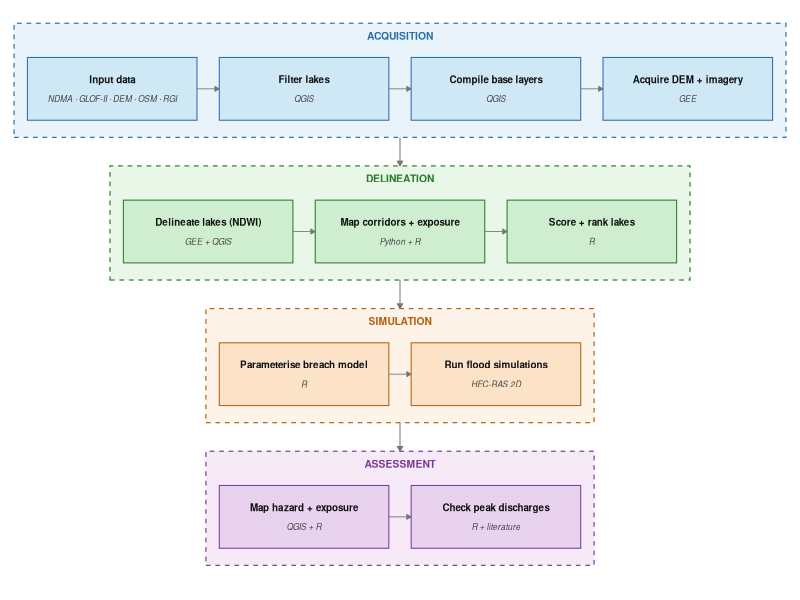
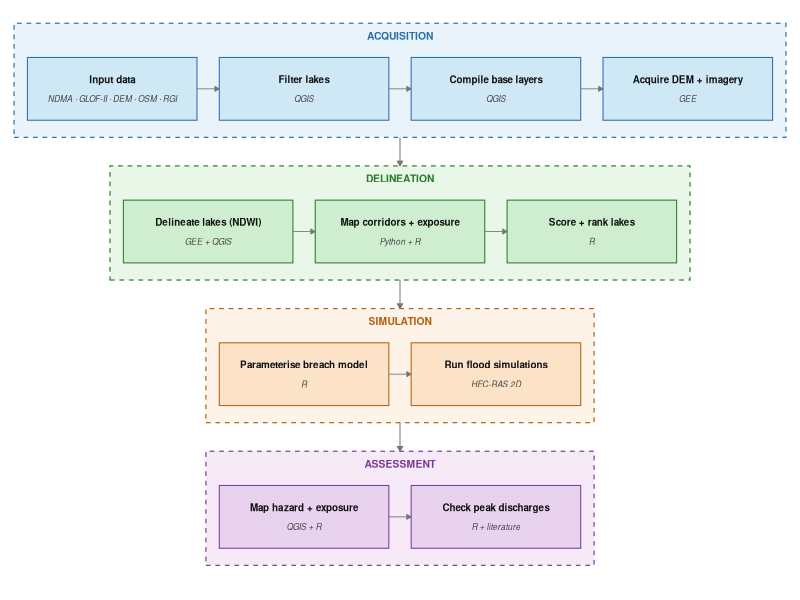

Reproduce these figures in R, in order.
# Workflow diagram

library(ggplot2)
library(dplyr)
library(tibble)

steps <- tribble(
  ~phase,        ~phase_id, ~step_id, ~label,                      ~tool,
  "Acquisition",  1,         1,        "Input data",                "NDMA · GLOF-II · DEM · OSM · RGI",
  "Acquisition",  1,         2,        "Filter lakes",              "QGIS",
  "Acquisition",  1,         3,        "Compile base layers",       "QGIS",
  "Acquisition",  1,         4,        "Acquire DEM + imagery",     "GEE",
  "Delineation",  2,         5,        "Delineate lakes (NDWI)",    "GEE + QGIS",
  "Delineation",  2,         6,        "Map corridors + exposure",  "Python + R",
  "Delineation",  2,         7,        "Score + rank lakes",        "R",
  "Simulation",   3,         8,        "Parameterise breach model", "R",
  "Simulation",   3,         9,        "Run flood simulations",     "HEC-RAS 2D",
  "Assessment",   4,         10,       "Map hazard + exposure",     "QGIS + R",
  "Assessment",   4,         11,       "Check peak discharges",     "R + literature"
)

box_w    <- 38
box_h    <- 11
gap_x    <- 5
gap_y    <- 14    # vertical space between phase panels
pad      <- 3     # padding inside phase panel around boxes
canvas_w <- 174   # mm — well centre each phase row to this

steps <- steps |>
  group_by(phase_id) |>
  mutate(
    pos_in_phase = row_number(),
    n_in_phase   = n()
  ) |>
  ungroup() |>
  mutate(
    # width of each phase row
    row_w  = n_in_phase * box_w + (n_in_phase - 1) * gap_x,
    # offset to centre each row within canvas_w
    x_offset = (canvas_w - row_w) / 2,
    x_mid    = x_offset + (pos_in_phase - 1) * (box_w + gap_x) + box_w / 2,
    x_left   = x_mid - box_w / 2,
    x_right  = x_mid + box_w / 2,
    y_top    = -(phase_id - 1) * (box_h + gap_y),
    y_bottom = y_top - box_h,
    y_mid    = y_top - box_h / 2
  )

phase_cols   <- c("Acquisition" = "#E8F4FA", "Delineation" = "#E8F7E8",
                  "Simulation"  = "#FDF3E8", "Assessment"  = "#F5EAF5")
phase_border <- c("Acquisition" = "#2A6EAA", "Delineation" = "#2A7A2A",
                  "Simulation"  = "#B06010", "Assessment"  = "#7A3A9A")

phase_panels <- steps |>
  group_by(phase, phase_id) |>
  summarise(
    xmin = min(x_left)   - pad,
    xmax = max(x_right)  + pad,
    ymax = max(y_top)    + pad + 3,   # +3 for phase label room
    ymin = min(y_bottom) - pad,
    .groups = "drop"
  ) |>
  mutate(
    fill   = phase_cols[phase],
    border = phase_border[phase]
  )

within_arrows <- steps |>
  group_by(phase_id) |>
  arrange(pos_in_phase, .by_group = TRUE) |>
  mutate(
    x_from = x_right,
    x_to   = lead(x_left),
    y_arr  = y_mid
  ) |>
  filter(!is.na(x_to)) |>
  ungroup()

between_arrows <- phase_panels |>
  arrange(phase_id) |>
  mutate(
    x_arr  = (xmin + xmax) / 2,   # centre of panel
    y_from = ymin,                 # bottom edge of current panel
    y_to   = lead(ymax)            # top edge of next panel
  ) |>
  filter(!is.na(y_to)) |>
  select(phase, x_arr, y_from, y_to)

step_fill <- c("Acquisition" = "#CFE8F5", "Delineation" = "#CFEECF",
               "Simulation"  = "#FCE3C8", "Assessment"  = "#E8D2EE")

steps <- steps |>
  mutate(
    fill   = step_fill[phase],
    border = phase_border[phase]
  )

x_range <- c(0, canvas_w)
y_range <- c(min(phase_panels$ymin) - 4, max(phase_panels$ymax) + 2)

p <- ggplot() +

  # Phase panels
  geom_rect(
    data = phase_panels,
    aes(xmin = xmin, xmax = xmax, ymin = ymin, ymax = ymax),
    fill      = phase_panels$fill,
    colour    = phase_panels$border,
    linewidth = 0.4, linetype = "dashed"
  ) +

  # Phase labels
  geom_text(
    data = phase_panels,
    aes(x = (xmin + xmax) / 2, y = ymax - 1.5,
        label = toupper(phase), colour = phase),
    hjust = 0.5, vjust = 1, size = 2.6, fontface = "bold"
  ) +
  scale_colour_manual(values = phase_border, guide = "none") +

  geom_segment(
    data = between_arrows,
    aes(x = x_arr, xend = x_arr, y = y_from, yend = y_to),
    arrow     = arrow(length = unit(1.4, "mm"), type = "closed"),
    colour    = "#777777", linewidth = 0.35
  ) +

  # Within-phase arrows
  geom_segment(
    data = within_arrows,
    aes(x = x_from, xend = x_to, y = y_arr, yend = y_arr),
    arrow     = arrow(length = unit(1.3, "mm"), type = "closed"),
    colour    = "#777777", linewidth = 0.3
  ) +

  # Step boxes (coloured by phase)
  geom_rect(
    data = steps,
    aes(xmin = x_left, xmax = x_right, ymin = y_bottom, ymax = y_top),
    fill      = steps$fill,
    colour    = steps$border,
    linewidth = 0.35
  ) +

  # Step label
  geom_text(
    data = steps,
    aes(x = x_mid, y = y_mid + 1.7, label = label),
    size = 2.5, fontface = "bold", hjust = 0.5, colour = "#111111"
  ) +

  geom_text(
    data = steps,
    aes(x = x_mid, y = y_mid - 1.7, label = tool),
    size = 2.1, fontface = "italic", hjust = 0.5, colour = "#444444"
  ) +

  coord_cartesian(xlim = x_range, ylim = y_range, expand = FALSE) +
  theme_void() +
  theme(
    plot.margin     = margin(3, 3, 3, 3, "mm"),
    plot.background = element_rect(fill = "white", colour = NA)
  )

dir.create("figures", showWarnings = FALSE)

ggsave("figures/fig02_workflow.tiff",
       width = 174, height = 115, units = "mm",
       dpi = 800, bg = "white", compression = "lzw")

ggsave("figures/fig02_workflow.png",
  plot = p, width = 174, height = 115, units = "mm", dpi = 800)

message("Saved: figures/fig02_workflow.tiff  +  .png")
